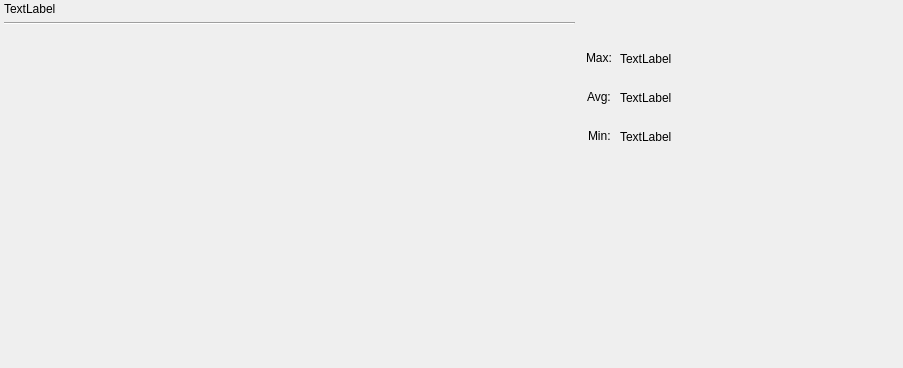
<?xml version="1.0" encoding="UTF-8"?>
<ui version="4.0">
 <class>Chart</class>
 <widget class="QWidget" name="Chart">
  <property name="geometry">
   <rect>
    <x>0</x>
    <y>0</y>
    <width>903</width>
    <height>368</height>
   </rect>
  </property>
  <property name="windowTitle">
   <string>Form</string>
  </property>
  <widget class="QWidget" name="layoutWidget">
   <property name="geometry">
    <rect>
     <x>4</x>
     <y>2</y>
     <width>571</width>
     <height>211</height>
    </rect>
   </property>
   <layout class="QGridLayout" name="gridLayout">
    <item row="0" column="0">
     <widget class="QLabel" name="title">
      <property name="text">
       <string>TextLabel</string>
      </property>
     </widget>
    </item>
    <item row="1" column="0">
     <widget class="Line" name="line">
      <property name="orientation">
       <enum>Qt::Horizontal</enum>
      </property>
     </widget>
    </item>
    <item row="2" column="0">
     <widget class="QCustomPlot" name="chart" native="true">
      <property name="sizePolicy">
       <sizepolicy hsizetype="Preferred" vsizetype="MinimumExpanding">
        <horstretch>0</horstretch>
        <verstretch>0</verstretch>
       </sizepolicy>
      </property>
     </widget>
    </item>
   </layout>
  </widget>
  <widget class="QWidget" name="layoutWidget">
   <property name="geometry">
    <rect>
     <x>579</x>
     <y>41</y>
     <width>41</width>
     <height>111</height>
    </rect>
   </property>
   <layout class="QVBoxLayout" name="verticalLayout">
    <item alignment="Qt::AlignHCenter">
     <widget class="QLabel" name="max_label">
      <property name="text">
       <string>Max:</string>
      </property>
     </widget>
    </item>
    <item alignment="Qt::AlignHCenter">
     <widget class="QLabel" name="avg_label">
      <property name="text">
       <string>Avg:</string>
      </property>
     </widget>
    </item>
    <item alignment="Qt::AlignHCenter">
     <widget class="QLabel" name="min_label">
      <property name="text">
       <string>Min:</string>
      </property>
     </widget>
    </item>
   </layout>
  </widget>
  <widget class="QWidget" name="layoutWidget">
   <property name="geometry">
    <rect>
     <x>620</x>
     <y>42</y>
     <width>131</width>
     <height>111</height>
    </rect>
   </property>
   <layout class="QVBoxLayout" name="verticalLayout_2">
    <item>
     <widget class="QLabel" name="max_value">
      <property name="styleSheet">
       <string notr="true"/>
      </property>
      <property name="text">
       <string>TextLabel</string>
      </property>
     </widget>
    </item>
    <item>
     <widget class="QLabel" name="avg_value">
      <property name="styleSheet">
       <string notr="true"/>
      </property>
      <property name="text">
       <string>TextLabel</string>
      </property>
     </widget>
    </item>
    <item>
     <widget class="QLabel" name="min_value">
      <property name="styleSheet">
       <string notr="true"/>
      </property>
      <property name="text">
       <string>TextLabel</string>
      </property>
     </widget>
    </item>
   </layout>
  </widget>
 </widget>
 <customwidgets>
  <customwidget>
   <class>QCustomPlot</class>
   <extends>QWidget</extends>
   <header>gui/qcustomplot.h</header>
   <container>1</container>
  </customwidget>
 </customwidgets>
 <resources/>
 <connections/>
</ui>
